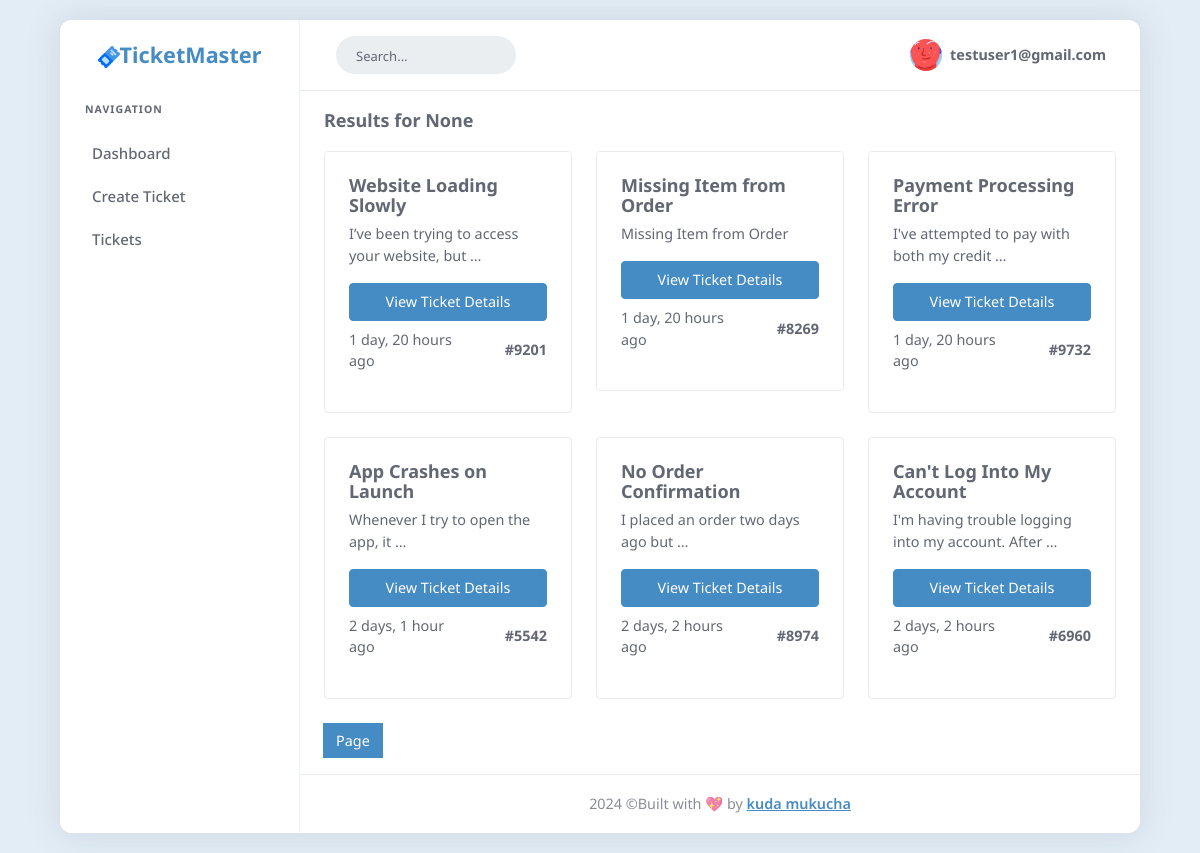
The app's page /ticket/ticket-search/ (signed in) with its own data.
### accounts/models.py (models this page shows)
class User(AbstractUser):
    is_customer = models.BooleanField(default=False)
    is_engineer = models.BooleanField(default=False)
    email = models.EmailField(unique=True)

### ticket/models.py (models this page shows, shortened)
class Ticket(models.Model):
    STATUS_CHOICES =[
        ('Active','Active'),
        ('Pending','Pending'),
        ('Resolved','Resolved')
    ]
    SEVERITY_CHOICES =[
        ('High','High'),
        ('Low','Low')
    ]
    customer = models.ForeignKey(User,on_delete=models.CASCADE,related_name='customer_tickets')
    engineer = models.ForeignKey(User,on_delete=models.DO_NOTHING,related_name='engineer_tickets',null=True)
    ticket_id = models.CharField(max_length=20,unique=True)
    title = models.CharField(max_length=50)
    description = models.TextField()
    status = models.CharField(max_length=20,choices=STATUS_CHOICES,default='Pending')
    created = models.DateTimeField(auto_now_add=True)
    updated = models.DateTimeField(auto_now=True)
    is_resolved = models.BooleanField(default=False)
    severity = models.CharField(max_length=5,choices=SEVERITY_CHOICES,default='Low')
    is_assigned_to_engineer= models.BooleanField(default=False)
    resolution_steps = models.TextField(blank=True,null=True)

### ticket/views.py (the view)
# urls.py: path('ticket-search/',views.search_ticket,name='ticket-search')
def search_ticket(request):
    query = request.GET.get('q')
    if request.user.is_customer:
        tickets = Ticket.objects.filter(customer=request.user).order_by('-created')
    elif request.user.is_engineer:
        tickets = Ticket.objects.filter(engineer=request.user).order_by('-created')
    if query:
        tickets = tickets.filter(
            Q(title__contains=query) |
            Q(ticket_id__contains = query) |
            Q(description__contains =query)
        )
    return render(request,'ticket/results.html',{'tickets':tickets,'query':query})

### templates/ticket/results.html
{%extends 'dashboard/base.html'%}
{%load static%}
{%load humanize%}
{%block content%}
<div class="page-container">
    <div class="page-title-box">
        <div class="d-flex align-items-sm-center flex-sm-row flex-column gap-2">
            <div class="flex-grow-1">
                <h4 class="font-18 mb-0">Results for {{query}}</h4>
            </div>
        </div>
    </div>
    {%if tickets%}
    <div class="row">
        {%for ticket in tickets%}
        <div class="col-lg-4">
            <div class="card card-body">
                <h5 class="card-title">{{ticket.title}}</h5>
                <p class="card-text">{{ticket.description | truncatewords:8}}</p>
                <a href="{%url 'ticket:ticket-details' ticket.ticket_id%}" class="btn btn-primary">View Ticket Details</a>
                <div class="d-flex align-items-center gap-5 mt-2">
                    <p class="card-text">{{ticket.created | naturaltime}}</p>
                    <p class="fw-bold">#{{ticket.ticket_id}}</p>
                </div>
            </div>
        </div>
        {%endfor%}
    </div>
    {%include 'pagination.html' with page=tickets%}
    {%else%}
    <div class="alert alert-dark d-flex align-items-center mb-0" role="alert">
        <iconify-icon icon="solar:balloon-bold-duotone" class="font-20 me-1"></iconify-icon>
        <div class="lh-1">No tickets found.
        </div>
    </div>
    {%endif%}
</div>
{%endblock%}

### templates/dashboard/base.html (shortened to what this page needs)
{%load static%}
<!DOCTYPE html>
<html lang="en">
<head>
        <link href="{%static 'css/vendor.min.css'%}" rel="stylesheet" type="text/css" />
        <link href="{%static 'css/icons.min.css'%}" rel="stylesheet" type="text/css" />
        <link href="{%static 'css/app.min.css'%}" rel="stylesheet" type="text/css" id="app-style" />
</head>
<body>
    <div class="wrapper">
        <div class="sidenav-menu">
            <a href="/" class="logo">
                <span class="logo-dark">
                    <span class="logo-lg fw-bold fs-4 "><img src="{%static 'images/ticket.png'%}" alt="dark logo">TicketMaster</span>
                </span>
            </a>
            <div data-simplebar>
                <ul class="side-nav">
                    <li class="side-nav-title">Navigation</li>
                    <li class="side-nav-item">
                        <a href="/" class="side-nav-link">
                            <span class="menu-text"> Dashboard </span>
                        </a>
                    </li>
                    {%if request.user.is_customer%}
                    <li class="side-nav-item">
                        <a href="{%url 'ticket:create-ticket'%}" class="side-nav-link">
                            <span class="menu-text"> Create Ticket </span>
                        </a>
                    </li>
                    {%endif%}
                    <li class="side-nav-item">
                        <a data-bs-toggle="collapse" href="#sidebarPagesAuth" aria-expanded="false" aria-controls="sidebarPagesAuth" class="side-nav-link">
                            <span class="menu-text">Tickets</span>
                            <span class="menu-arrow"></span>
                        </a>
                    </li>
                </ul>
            </div>
        </div>
        <header class="app-topbar">
            <div class="page-container topbar-menu">
                <div class="d-flex align-items-center gap-2">
                    <button class="sidenav-toggle-button px-2">
                    </button>
                    <div class="d-none d-md-flex">
                        <form class="app-search" method="get" action="{%url 'ticket:ticket-search'%}">
                            <div class="app-search-box">
                                <div class="input-group">
                                    <input type="text" class="form-control" name="q" placeholder="Search...">
                                    <div class="input-group-append">
                                        <button class="btn btn-icon" type="submit">
                                        </button>
                                    </div>
                                </div>
                            </div>
                        </form>
                    </div>
                </div>
                <div class="d-flex align-items-center gap-2">
                    <div class="topbar-item d-none d-sm-flex">
                        <button class="topbar-link" id="light-dark-mode" type="button">
                        </button>
                    </div>
                    <div class="topbar-item">
                        <div class="dropdown">
                            <button class="topbar-link dropdown-toggle drop-arrow-none position-relative" data-bs-toggle="dropdown" data-bs-offset="0,25" type="button" data-bs-auto-close="outside" aria-haspopup="false" aria-expanded="false">
                            </button>
                        </div>
                    </div>
                    <div class="topbar-item nav-user">
                        <div class="dropdown">
                            <a class="topbar-link dropdown-toggle drop-arrow-none px-2" data-bs-toggle="dropdown" data-bs-offset="0,25" type="button" aria-haspopup="false" aria-expanded="false">
                                <img src="{%static 'images/users/avatar-1.png'%}" width="32" class="rounded-circle me-lg-2 d-flex" alt="user-image">
                                <span class="d-lg-flex flex-column gap-1 d-none">
                                    <h6 class="my-0">{{request.user.username}}</h6>
                                </span>
                            </a>
                        </div>
                    </div>
                </div>
            </div>
        </header>
        <div class="page-content">
           {%block content%}
           {%endblock%}
            <footer class="footer">
                <div class="page-container">
                    <div class="row">
                        <div class="col-md-12 text-center">
                            <script>document.write(new Date().getFullYear())</script> ©Built with  💖 by <span class="fw-semibold text-decoration-underline text-primary">kuda mukucha</span>
                        </div>
                    </div>
                </div>
            </footer>
        </div>
    </div>
</body>
</html>

### records on screen
User: user.username "testuser1@gmail.com"
Ticket: title "Website Loading Slowly", description "I’ve been trying to access your website, but …", created "1 day, 20 hours ago", ticket_id "9201"
Ticket: title "Missing Item from Order", description "Missing Item from Order", created "1 day, 20 hours ago", ticket_id "8269"
Ticket: title "Payment Processing Error", description "I've attempted to pay with both my credit …", created "1 day, 20 hours ago", ticket_id "9732"
Ticket: title "App Crashes on Launch", description "Whenever I try to open the app, it …", created "2 days, 1 hour ago", ticket_id "5542"
Ticket: title "No Order Confirmation", description "I placed an order two days ago but …", created "2 days, 2 hours ago", ticket_id "8974"
Ticket: title "Can't Log Into My Account", description "I'm having trouble logging into my account. After …", created "2 days, 2 hours ago", ticket_id "6960"

### other values on screen
{{ query }} "None"
